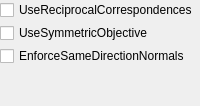
             <widget class="QWidget" name="IterativeClosestPointWithNormals">
              <layout class="QVBoxLayout" name="verticalLayout_25">
               <property name="spacing">
                <number>3</number>
               </property>
               <property name="leftMargin">
                <number>0</number>
               </property>
               <property name="topMargin">
                <number>0</number>
               </property>
               <property name="rightMargin">
                <number>0</number>
               </property>
               <property name="bottomMargin">
                <number>0</number>
               </property>
               <item>
                <widget class="QCheckBox" name="check_use_reciprocal_2">
                 <property name="text">
                  <string>UseReciprocalCorrespondences</string>
                 </property>
                </widget>
               </item>
               <item>
                <widget class="QCheckBox" name="check_use_symmetric_2">
                 <property name="text">
                  <string>UseSymmetricObjective</string>
                 </property>
                </widget>
               </item>
               <item>
                <widget class="QCheckBox" name="check_enforce_samedirection_2">
                 <property name="text">
                  <string>EnforceSameDirectionNormals</string>
                 </property>
                 <property name="checked">
                  <bool>false</bool>
                 </property>
                </widget>
               </item>
               <item>
                <spacer name="verticalSpacer_19">
                 <property name="orientation">
                  <enum>Qt::Vertical</enum>
                 </property>
                 <property name="sizeHint" stdset="0">
                  <size>
                   <width>20</width>
                   <height>40</height>
                  </size>
                 </property>
                </spacer>
               </item>
              </layout>
             </widget>
